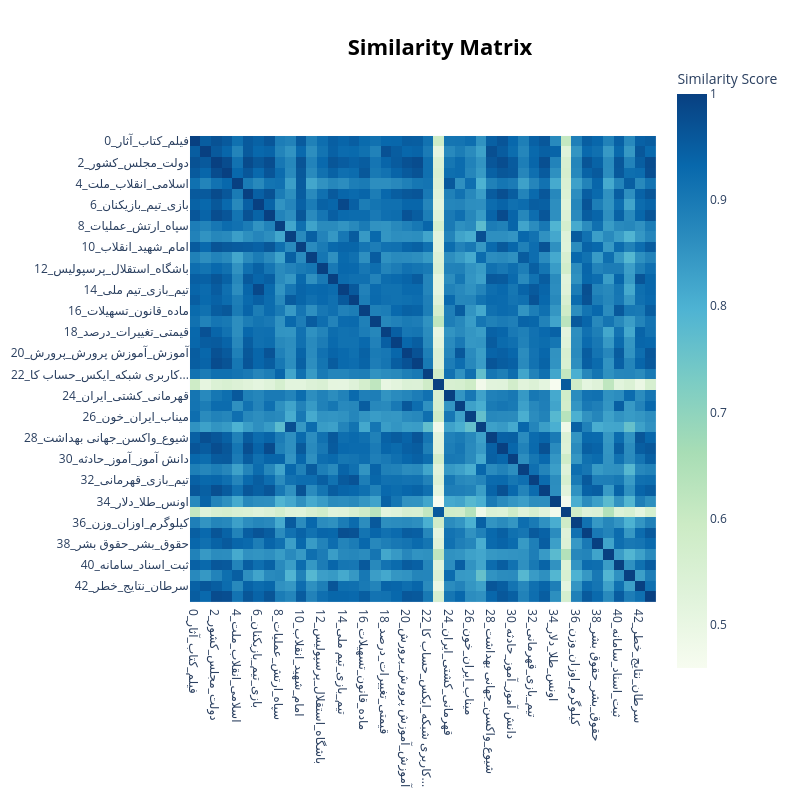

The notebook cell this image was saved under:
### Code cell
fig = topic_model.visualize_heatmap()

fig.show()

### Figure 1 — Plotly figure (JSON) as saved in the notebook; plotly's stock layout.template omitted (floating-point values rounded to 4 significant figures; data arrays with more than 128 entries replaced by an {"elided": "..."} marker saying what was removed)
{"data": [{"coloraxis": "coloraxis", "hovertemplate": "x: %{x}<br>y: %{y}<br>Similarity Score: %{z}<extra></extra>", "name": "0", "type": "heatmap", "x": ["0_فیلم_کتاب_آثار", "1_نفت_شرکت_افزایش", "2_دولت_مجلس_کشور", "3_قضایی_قوه_قضاییه", "4_اسلامی_انقلاب_ملت", "5_برق_مصرف_آب", "6_بازی_تیم_بازیکنان", "7_آموزش_آموزشی_پرورش", "8_سپاه_ارتش_عملیات", "9_وزن_مدال_جهان", "10_امام_شهید_انقلاب", "11_ست_۲۵_ساعت", "12_باشگاه_استقلال_پرسپولیس", "13_میتواند_مصرف_بدن", "14_تیم_بازی_تیم ملی", "15_کشتی_المپیک_مدال", "16_ماده_قانون_تسهیلات", "17_تیم_تیم ملی_ایران", "18_قیمتی_تغییرات_درصد", "19_درصد_تورم_نرخ", "20_آموزش_آموزش پرورش_پرورش", "21_پزشکی_بهداشت_سلامت", "22_کاربری شبکه_ایکس_حساب کا...", "23_خبرنگار_عماد_نعمتی", "24_قهرمانی_کشتی_ایران", "25_ثبتنام_آزمون_تحصیلی", "26_میناب_ایران_خون", "27_نتیجه_وزن_دور", "28_شیوع_واکسن_جهانی بهداشت", "29_توسعه_پست_کشور", "30_دانش آموز_آموز_حادثه", "31_امتیاز_ایران_گل", "32_تیم_بازی_قهرمانی", "33_ایران_آمریکا_جنگ", "34_اونس_طلا_دلار", "35_خبرنگار_ذوالفقاری_حنانه", "36_کیلوگرم_اوزان_وزن", "37_تیم_تیم ملی_فدراسیون", "38_حقوق_بشر_حقوق بشر", "39_پخش_ساعت_ورزش", "40_ثبت_اسناد_سامانه", "41_جنابعالی_قوه_جناب", "42_سرطان_نتایج_خطر", "43_انتخابات_شوراهای_شوراها"], "xaxis": "x", "y": ["0_فیلم_کتاب_آثار", "1_نفت_شرکت_افزایش", "2_دولت_مجلس_کشور", "3_قضایی_قوه_قضاییه", "4_اسلامی_انقلاب_ملت", "5_برق_مصرف_آب", "6_بازی_تیم_بازیکنان", "7_آموزش_آموزشی_پرورش", "8_سپاه_ارتش_عملیات", "9_وزن_مدال_جهان", "10_امام_شهید_انقلاب", "11_ست_۲۵_ساعت", "12_باشگاه_استقلال_پرسپولیس", "13_میتواند_مصرف_بدن", "14_تیم_بازی_تیم ملی", "15_کشتی_المپیک_مدال", "16_ماده_قانون_تسهیلات", "17_تیم_تیم ملی_ایران", "18_قیمتی_تغییرات_درصد", "19_درصد_تورم_نرخ", "20_آموزش_آموزش پرورش_پرورش", "21_پزشکی_بهداشت_سلامت", "22_کاربری شبکه_ایکس_حساب کا...", "23_خبرنگار_عماد_نعمتی", "24_قهرمانی_کشتی_ایران", "25_ثبتنام_آزمون_تحصیلی", "26_میناب_ایران_خون", "27_نتیجه_وزن_دور", "28_شیوع_واکسن_جهانی بهداشت", "29_توسعه_پست_کشور", "30_دانش آموز_آموز_حادثه", "31_امتیاز_ایران_گل", "32_تیم_بازی_قهرمانی", "33_ایران_آمریکا_جنگ", "34_اونس_طلا_دلار", "35_خبرنگار_ذوالفقاری_حنانه", "36_کیلوگرم_اوزان_وزن", "37_تیم_تیم ملی_فدراسیون", "38_حقوق_بشر_حقوق بشر", "39_پخش_ساعت_ورزش", "40_ثبت_اسناد_سامانه", "41_جنابعالی_قوه_جناب", "42_سرطان_نتایج_خطر", "43_انتخابات_شوراهای_شوراها"], "yaxis": "y", "z": {"elided": "44x44 float values"}}], "layout": {"coloraxis": {"colorbar": {"title": {"text": "Similarity Score"}}, "colorscale": [[0, "rgb(247,252,240)"], [0.125, "rgb(224,243,219)"], [0.25, "rgb(204,235,197)"], [0.375, "rgb(168,221,181)"], [0.5, "rgb(123,204,196)"], [0.625, "rgb(78,179,211)"], [0.75, "rgb(43,140,190)"], [0.875, "rgb(8,104,172)"], [1, "rgb(8,64,129)"]]}, "height": 800, "hoverlabel": {"bgcolor": "white", "font": {"family": "Rockwell", "size": 16}}, "legend": {"title": {"text": "Trend"}}, "margin": {"t": 60}, "showlegend": true, "title": {"font": {"color": "Black", "size": 22}, "text": "<b>Similarity Matrix</b>", "x": 0.55, "xanchor": "center", "y": 0.95, "yanchor": "top"}, "width": 800, "xaxis": {"anchor": "y", "constrain": "domain", "domain": [0, 1], "scaleanchor": "y"}, "yaxis": {"anchor": "x", "autorange": "reversed", "constrain": "domain", "domain": [0, 1]}}}
